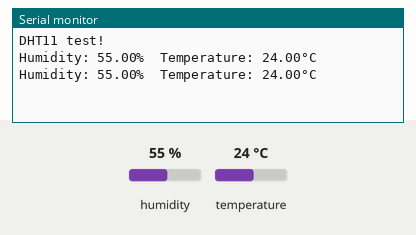
Simulated run of this sketch. Board: Arduino Uno, built with avr-gcc and run on an emulated ATmega328P. Parts: the last lines printed to the serial monitor. Inputs (shaded band) come from the test bench; at power-on: humidity 55 %, temperature 24 °C.

Above: at 4.8 s.
4.9 s: humidity set to 22 %
At 6.5 s:
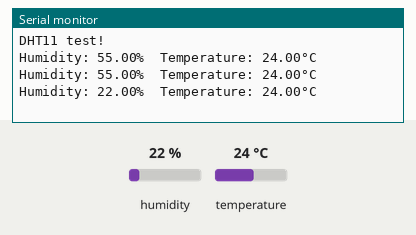
7.9 s: temperature set to 12 °C
At 8.9 s:
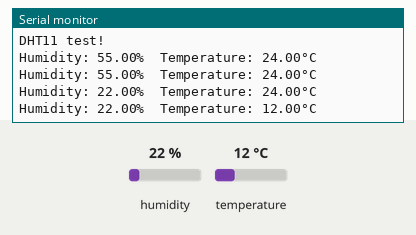
10.9 s: humidity set to 40 %
At 12.5 s:
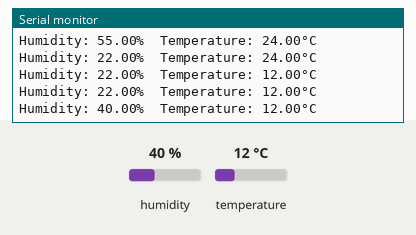
Timing chart, 0 to 14.0 s (numbered marks = the images above; inputs shaded):
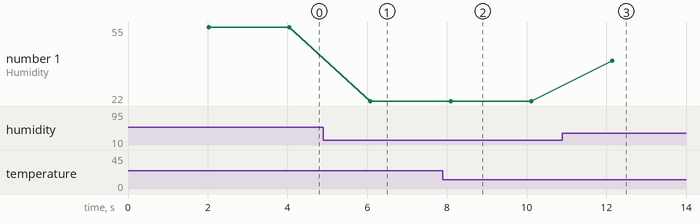

The sketch:

1.ino
```cpp
#include <DHT.h>

#define DHTPIN 8     //DATA接数字引脚4
#define DHTTYPE DHT11   // DHT11
DHT dht(DHTPIN, DHTTYPE);
void setup() {
Serial.begin(9600);
Serial.println(F("DHT11 test!"));  dht.begin();
}
void loop() {
delay(2000); // 各次测量
// 读取温度或湿度需约250毫秒
 // 传感器读数滞后可达2秒
float h = dht.readHumidity();
float t = dht.readTemperature();
Serial.print(F("Humidity: "));  Serial.print(h);
Serial.print(F("%  Temperature: "));  Serial.print(t);
Serial.println(F("°C "));
}
```

Measured:
- after the input at 4.9 s, the serial monitor: prints a new line after 1.2 s (image 1)
- after the input at 7.9 s, the serial monitor: prints a new line after 0.20 s (image 2)
- after the input at 10.9 s, the serial monitor: prints a new line after 1.2 s (image 3)
- plotted number 1: 55 → 22 after the input at 4.9 s, 22 → 40 after the input at 10.9 s
